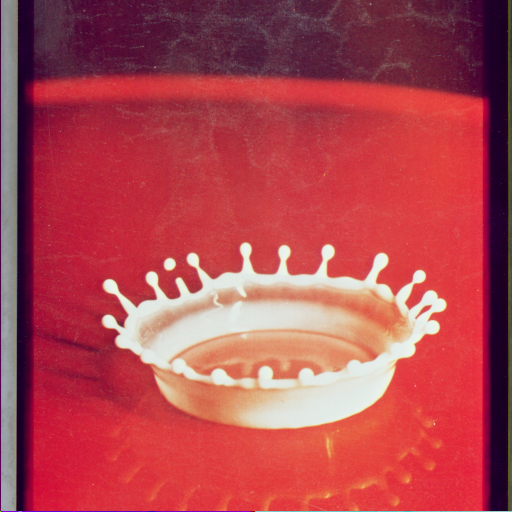
#> input picture Images/4.2.01.tiff, 512 x 512 px, found by its file name
$ python 47_ex4_MedainBlur.py
#> lines starting #> are read from the running program, lines starting #| are printed output that depends on the picture
import cv2
import matplotlib.pyplot as plt
import numpy as np
import random

def main():

    path="/home/g_r00t/PRIYANK/ex_images/"
    imgpath =  path + "4.2.01.tiff"
    img = cv2.imread(imgpath, 1)
#> img is the input picture: shape (512, 512, 3); mean B, G, R 79.9, 70.5, 176.3
    img = cv2.cvtColor(img, cv2.COLOR_BGR2RGB)

    noisy = np.zeros(img.shape, np.uint8)

    p = 0.2
    for i in range(img.shape[0]):
        for j in range(img.shape[1]):
            r = random.random()
            if r < p/2:
                noisy[i][j] = [0, 0, 0]
            elif r < p:
                noisy[i][j] = [255, 255, 255]
            else:
                noisy[i][j] = img[i][j]
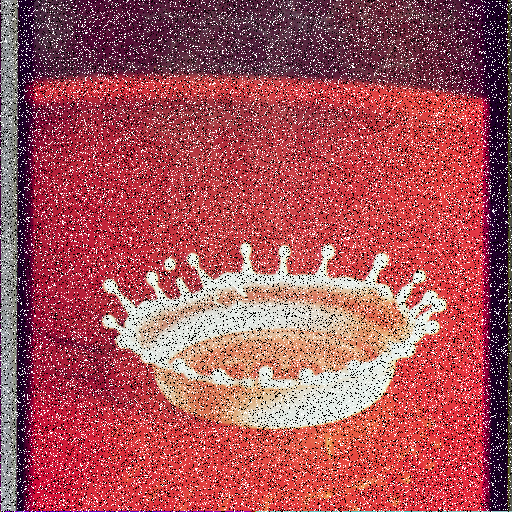
#> noisy: shape (512, 512, 3); mean R, G, B 166.4, 81.8, 89.4

    denoised = cv2.medianBlur(noisy, 5)

    output = [img, noisy, denoised ]

    titles = ['Original', 'Noisy', 'Denoised']

    for i in range(3):
        plt.subplot(1, 3, i+1)
        plt.imshow(output[i])
        plt.title(titles[i])
        plt.xticks([])
        plt.yticks([])
    plt.show()
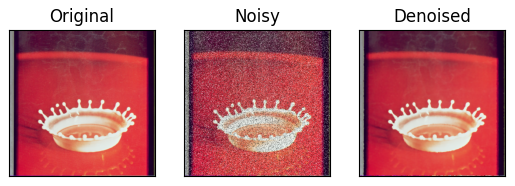
#> figure drawn by matplotlib, 3 panels

if __name__ == "__main__":
    main()

$ run again, with Images/4.1.03.tiff copied over Images/4.2.01.tiff
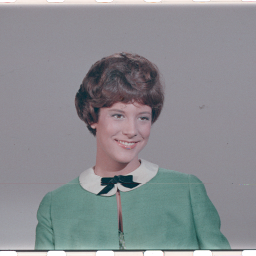
#> input picture Images/4.1.03.tiff, 256 x 256 px, found by its file name
#> in main, img is the input picture: shape (256, 256, 3); mean B, G, R 144, 140, 137.6
#> after the loop in main, `for i in range(img.shape[0]):`:
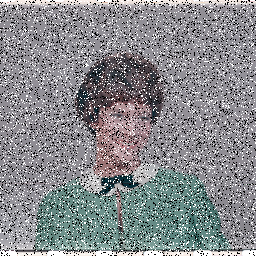
#> noisy: shape (256, 256, 3); mean R, G, B 135.6, 137.4, 140.7
#> in main, `plt.show()`:
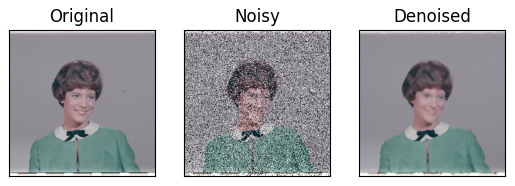
#> figure drawn by matplotlib, 3 panels
